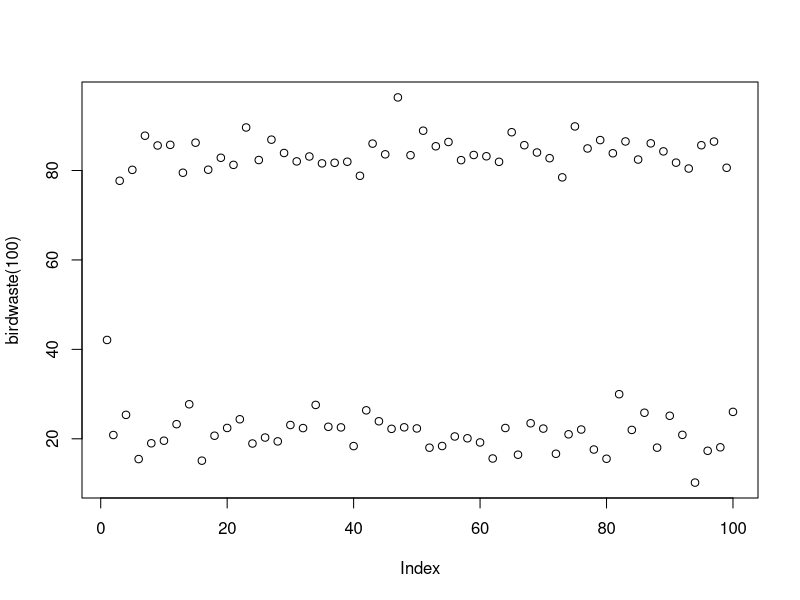

Reproduce this figure in R.
# Bird waste, in grams, per day
# The mean bird weight is 400 grams; the baseline random
# variable for waste averages one tenth of the bird weight.
# A filter is used to model the effect of the bird crop; little
# waste on day n makes more waste likely on day n+1.
birdwaste <- function(n) {
  weight <- rnorm(1, 400, 40)
  waste <- rep(0, n)
  mean <- weight * 0.1
  mean0 <- mean / 2
  mean1 <- mean * 2
  waste[1] <- rnorm(1, mean, mean * .1)
  for (i in 2:n) {
    waste[i] <- ifelse(
      waste[i - 1] > mean,
      rnorm(1, mean0, mean * .1),
      rnorm(1, mean1, mean * .1)
    )
    if (waste[i] < 0)
      waste[i] <- 0
  
  }
  return(waste)
}

plot(birdwaste(100))
